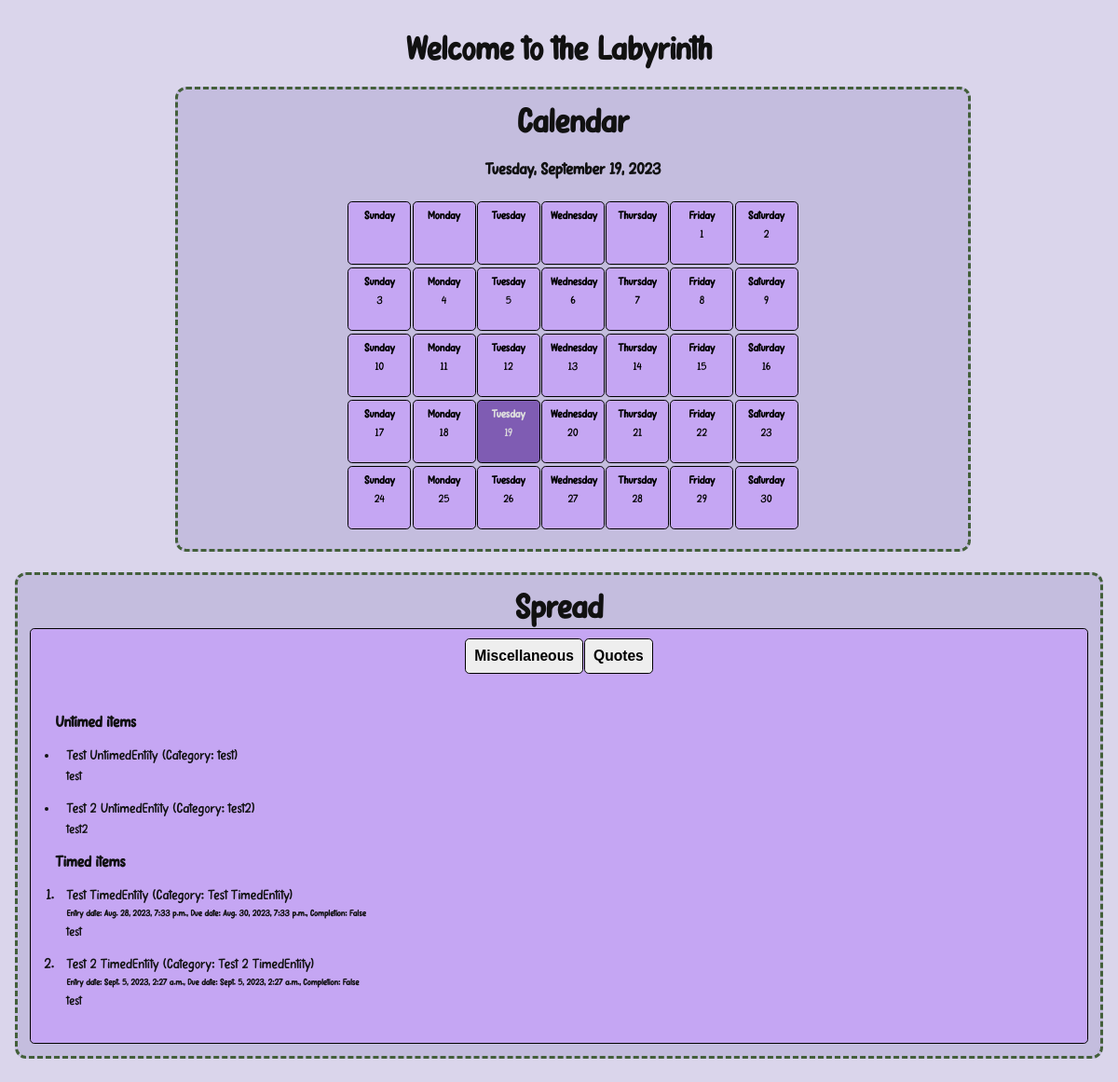
Page /the_labyrinth/ on the earlier database version.
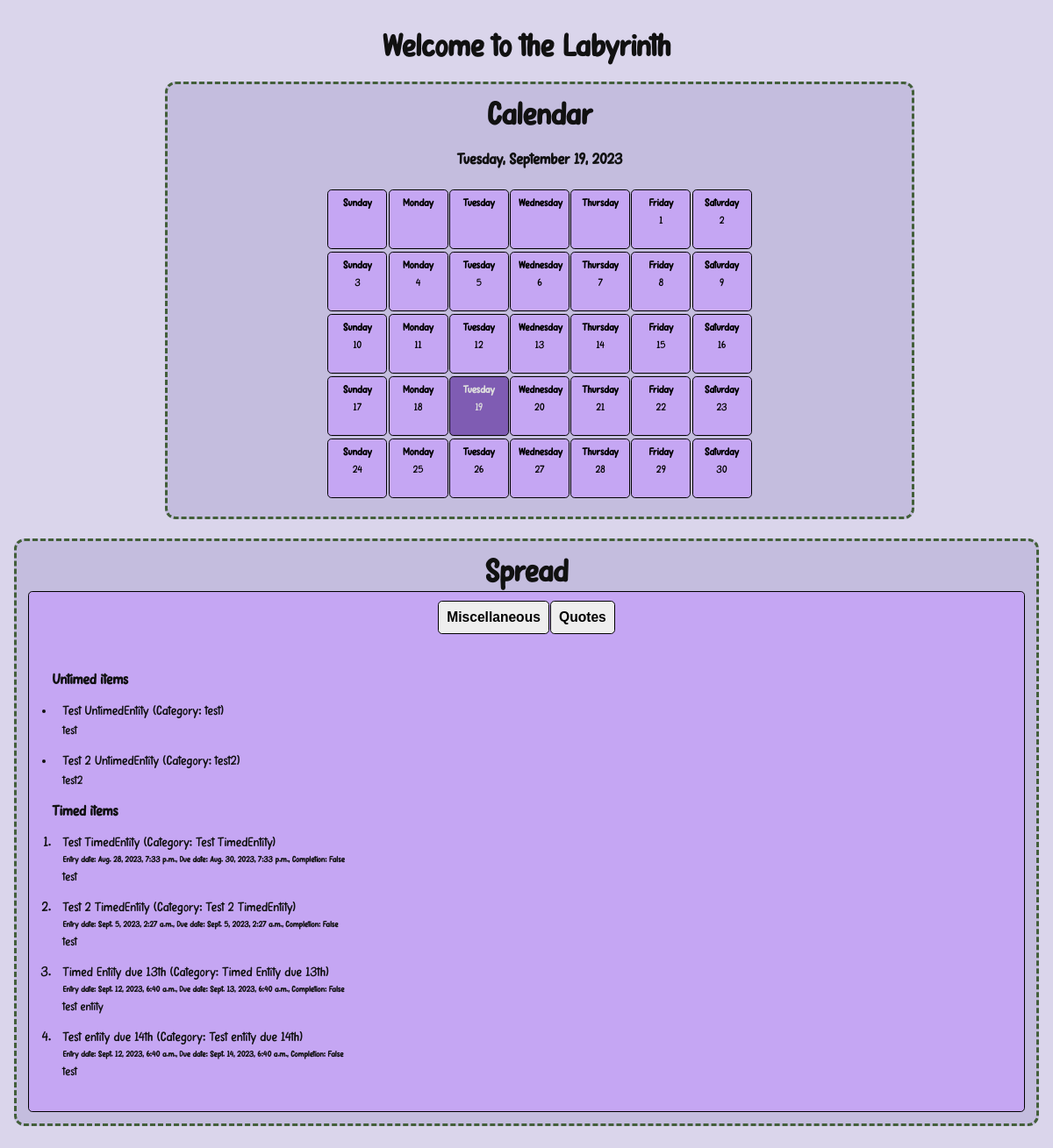
Same page on the later database version.
### the_labyrinth/models.py (models this page shows, shortened)
class Domain(models.Model):
    domain_name = models.CharField(max_length=100)
    start_date = models.DateField("Beginning Date")
    end_date = models.DateField("Ending Date")
    description = models.CharField(max_length=300)

class UntimedEntity(models.Model):
    domains = models.ForeignKey(Domain, on_delete=models.CASCADE, related_name="untimedEntity")
    entity_name = models.CharField(max_length=100)
    category = models.CharField(max_length=100)
    text = models.TextField("Notes")

class TimedEntity(models.Model):
    domains = models.ForeignKey(Domain, on_delete=models.CASCADE, related_name="timedEntity")
    entity_name = models.CharField(max_length=100)
    category = models.CharField(max_length = 100)
    start_date_time = models.DateTimeField("Entry Date")
    end_date_time = models.DateTimeField("Due Date")
    text = models.TextField("Description")
    complete = models.BooleanField()

### the_labyrinth/views.py (the view)
# urls.py: path("", views.labyrinth, name="labyrinth")
def labyrinth(request):
    return render(request, "the_labyrinth/labyrinth.html", {"d": domains, "u": untimedEntities, "t": timedEntities})

### the_labyrinth/templatetags/the_labyrinth_extras.py (called while the page is built)
@register.filter(name="from_domain")
def in_domain(obj, domain):
    return obj.filter(domains=domain)

### the_labyrinth/templates/the_labyrinth/labyrinth.html (shortened to what this page needs)
{% load static %}
{% load the_labyrinth_extras %}
<html>
    <head>
        <link rel="stylesheet" href="{% static 'the_labyrinth/labyrinth.css' %}">
    </head>
    <body>
        {% block content %}
        <h1 class="intro">Welcome to the Labyrinth</h1>
        <div id="calendar">
            <h2>Calendar</h2>
        </div>
        <br>
        <div id="spread">
            <h2>Spread</h2>
            <div id="spread_full_box">
                <div id="spread_buttons">
                    {% for i in d %}
                        <button onclick="toggle_spread('{{i.domain_name}}')"><h3>{{i.domain_name}}</h3></button>
                    {% endfor %}
                </div>
                <br>
                <div id="spread_content">
                    {% for i in d %}
                        <div id={{i.domain_name}} class="spread_block">
                            <div class="{{i.domain_name}}_body">
                                <h4 class="spread_section_title">Untimed items</h4>
                                <ul>
                                    {% for j in u|from_domain:i.id %}
                                        <li>
                                            <p class="spread_entity_name">
                                                {{j.entity_name}} (Category: {{j.category}})
                                            </p>
                                            <p class="spread_description">
                                                {{j.text}}
                                            </p>
                                        </li>
                                    {% endfor %}
                                </ul>
                                <h4 class="spread_section_title">Timed items</h4>
                                <ol>
                                    {% for k in t|from_domain:i.id %}
                                        <li>
                                            <p class="spread_entity_name">
                                                {{k.entity_name}} (Category: {{k.entity_name}})
                                            </p>
                                            <h5 class="spread_brief">
                                                Entry date: {{k.start_date_time}}, Due date: {{k.end_date_time}}, Completion: {{k.complete}}
                                            </h5>
                                            <p class="spread_description">
                                                {{k.text}}
                                            </p>
                                        </li>
                                    {% endfor %}
                                </ol>
                            </div>
                        </div>
                    {% endfor %}
                </div>
            </div>
        </div>
        <div id="item_form">
        </div>
        {% endblock %}
    </body>
</html>

Differences in the rows shown:
added TimedEntity: entity_name "Timed Entity due 13th", start_date_time "Sept. 12, 2023, 6:40 a.m.", end_date_time "Sept. 13, 2023, 6:40 a.m.", complete "False", text "test entity", shown under Domain "Miscellaneous"
added TimedEntity: entity_name "Test entity due 14th", start_date_time "Sept. 12, 2023, 6:40 a.m.", end_date_time "Sept. 14, 2023, 6:40 a.m.", complete "False", text "test", shown under Domain "Miscellaneous"
